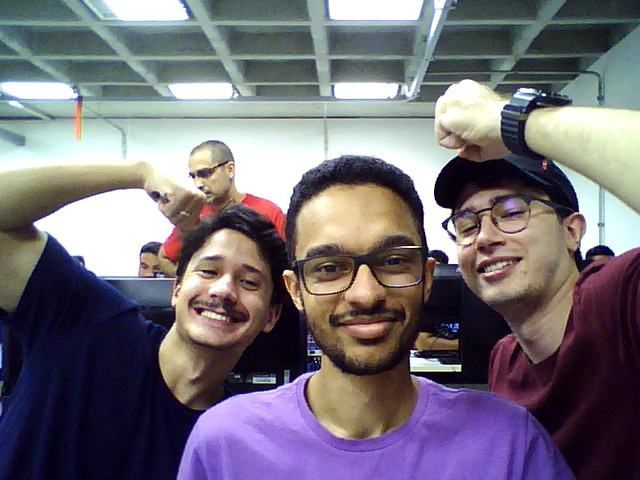
#> input picture lab 5/foto_grupo_2.png, 640 x 480 px
$ jupyter execute --allow-errors 'Lab 5.ipynb'
#> lines starting #> are read from the running program, lines starting #| are printed output that depends on the picture; after the words box and inside, x2 and y2 are one past the last pixel; in counts of white or black regions, pixels touching at a corner belong together
#> (a cell that did not finish here is left out)

#> (a cell that did not finish here is left out)

[cell 3]
import cv2, numpy as np, matplotlib.pyplot as plt

img = cv2.imread('foto_grupo_2.png')
#> img is the input picture: shape (480, 640, 3); mean B, G, R 118.8, 110.3, 115.6
img_rgb = cv2.cvtColor(img, cv2.COLOR_BGR2RGB)

lab = cv2.cvtColor(img, cv2.COLOR_BGR2LAB).astype(np.float32)
L_star = lab[:,:,0]
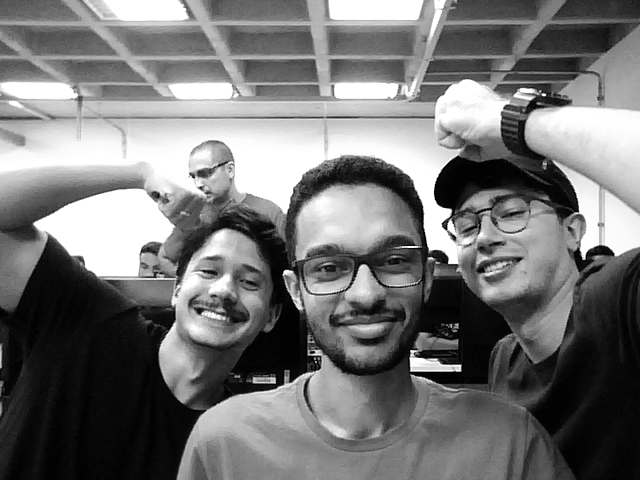
#> L_star: shape (480, 640) float32; min 0, max 255, mean 116.9

ycrcb = cv2.cvtColor(img, cv2.COLOR_BGR2YCrCb)
#> ycrcb: shape (480, 640, 3); mean of channels 0, 1, 2 112.8, 130, 131.4
Y_channel = ycrcb[:,:,0]

fig, axes = plt.subplots(1,3, figsize=(15,5))
axes[0].imshow(img_rgb); axes[0].set_title('Original'); axes[0].axis('off')
axes[1].imshow(L_star, cmap='gray', vmin=0, vmax=100); axes[1].set_title('Canal L* (CIELAB)'); axes[1].axis('off')
axes[2].imshow(Y_channel, cmap='gray', vmin=0, vmax=255); axes[2].set_title('Canal Y (YCbCr)'); axes[2].axis('off')
plt.tight_layout(); plt.show()

#> (a cell that did not finish here is left out)

[cell 5]
img = cv2.imread('foto_grupo_2.png')
img_rgb = cv2.cvtColor(img, cv2.COLOR_BGR2RGB) / 255.0
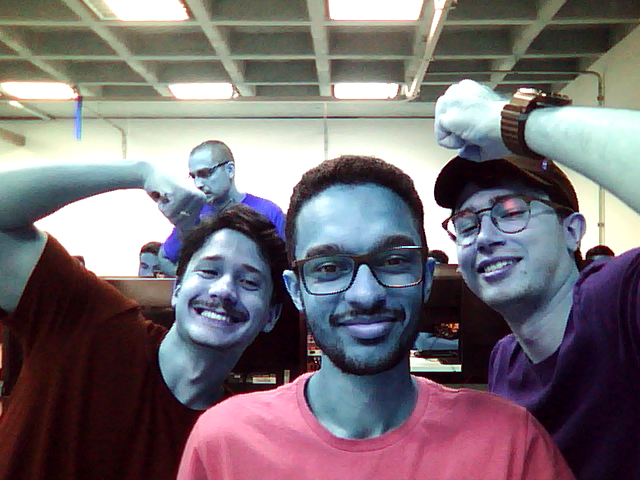
#> img_rgb: shape (480, 640, 3) float64; mean B, G, R 0.453, 0.432, 0.466

gamma = 2.2
img_gamma_inv = np.power(img_rgb, gamma)
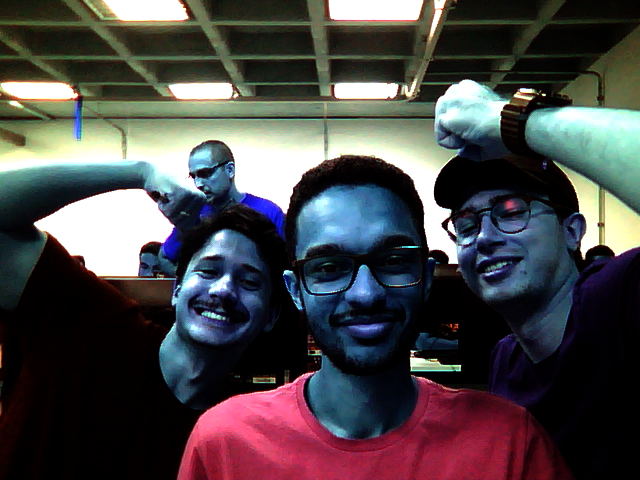
#> img_gamma_inv: shape (480, 640, 3) float64; mean B, G, R 0.286, 0.279, 0.293
img_gamma_inv = np.clip(img_gamma_inv, 0, 1)

fig, axes = plt.subplots(1,2, figsize=(10,5))
axes[0].imshow(img_rgb); axes[0].set_title('Original'); axes[0].axis('off')
axes[1].imshow(img_gamma_inv); axes[1].set_title(f'Gama inversa (γ={gamma})'); axes[1].axis('off')
plt.tight_layout(); plt.show()

#> (a cell that did not finish here is left out)

[cell 7]
img = cv2.imread('grupo1.jpg')
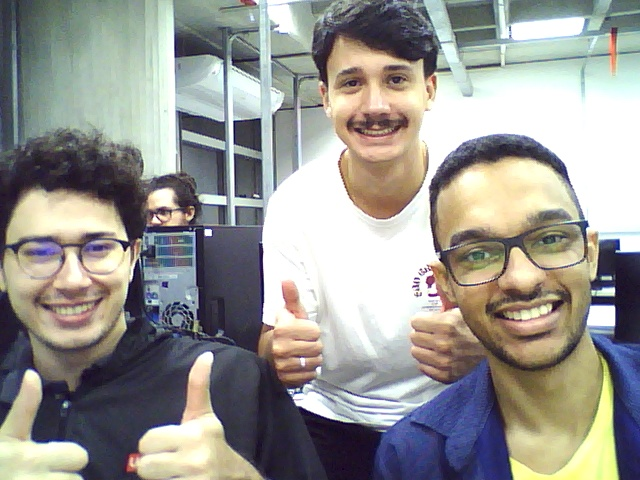
#> input picture lab 5/grupo1.jpg, 640 x 480 px
#> img is the input picture: shape (480, 640, 3); mean B, G, R 146.3, 150.8, 152.1
img_rgb = cv2.cvtColor(img, cv2.COLOR_BGR2RGB)

ycrcb = cv2.cvtColor(img, cv2.COLOR_BGR2YCrCb).astype(np.float32)
ycrcb[:,:,1] = 128.0
ycrcb[:,:,2] = 128.0
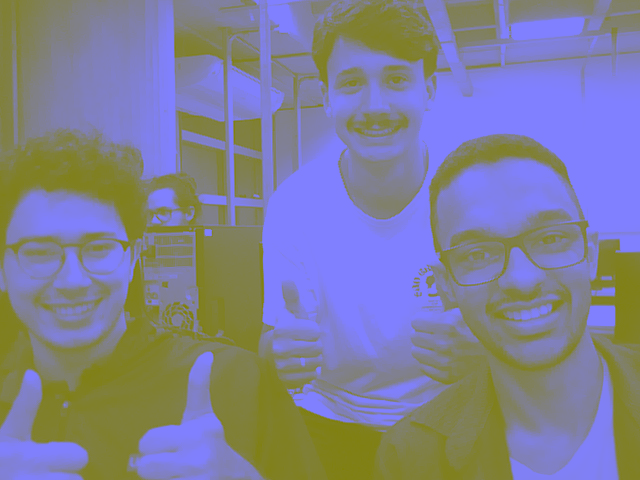
#> ycrcb: shape (480, 640, 3) float32; mean B, G, R 150.8, 128, 128

img_gray = cv2.cvtColor(ycrcb.astype(np.uint8), cv2.COLOR_YCrCb2BGR)
img_gray_rgb = cv2.cvtColor(img_gray, cv2.COLOR_BGR2RGB)

fig, axes = plt.subplots(1,2, figsize=(10,5))
axes[0].imshow(img_rgb); axes[0].set_title('Original'); axes[0].axis('off')
axes[1].imshow(img_gray_rgb); axes[1].set_title('Escala de cinza (Cb=Cr=128)'); axes[1].axis('off')
plt.tight_layout(); plt.show()

#> (a cell that did not finish here is left out)

[cell 9]
img = cv2.imread('grupo1.jpg')
img_rgb = cv2.cvtColor(img, cv2.COLOR_BGR2RGB)

lower_red = np.array([150, 0, 0], dtype=np.uint8)
upper_red = np.array([255, 100, 100], dtype=np.uint8)
mask_rgb = cv2.inRange(img_rgb, lower_red, upper_red)
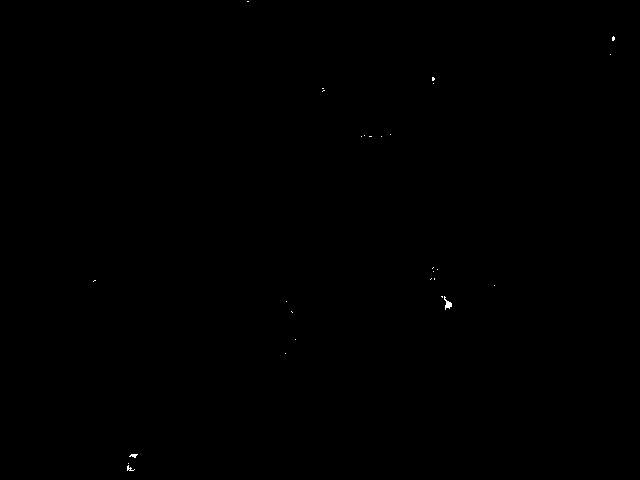
#> mask_rgb: shape (480, 640); 0.05% white in thin lines or dots, all inside (x1, y1, x2, y2) = (93, 1, 615, 471)
seg_rgb = cv2.bitwise_and(img_rgb, img_rgb, mask=mask_rgb)

plt.figure(figsize=(12,4))
plt.subplot(1,3,1); plt.imshow(img_rgb); plt.title('Original'); plt.axis('off')
plt.subplot(1,3,2); plt.imshow(mask_rgb, cmap='gray'); plt.title('Máscara RGB'); plt.axis('off')
plt.subplot(1,3,3); plt.imshow(seg_rgb); plt.title('Segmentação RGB'); plt.axis('off')
plt.show()

[cell 10]
hsv = cv2.cvtColor(img, cv2.COLOR_BGR2HSV)
#> hsv: shape (480, 640, 3); mean H, S, V 68.7, 53.8, 164.2
lower_red1 = np.array([0, 100, 100])
upper_red1 = np.array([10, 255, 255])
lower_red2 = np.array([170, 100, 100])
upper_red2 = np.array([180, 255, 255])

mask1 = cv2.inRange(hsv, lower_red1, upper_red1)
#> mask1: shape (480, 640); 0.55% white; 144 white regions (125 under 20 px), largest, box (x1, y1, x2, y2) and area: (286, 286, 300, 317) 225, (610, 36, 616, 67) 118, (441, 294, 455, 311) 102
mask2 = cv2.inRange(hsv, lower_red2, upper_red2)
#> mask2: shape (480, 640); 0.07% white in thin lines or dots, all inside (x1, y1, x2, y2) = (79, 0, 615, 472)
mask_hsv = cv2.bitwise_or(mask1, mask2)
#> mask_hsv: shape (480, 640); 0.62% white; 149 white regions (127 under 20 px), largest, box (x1, y1, x2, y2) and area: (284, 286, 300, 317) 233, (610, 34, 616, 67) 126, (440, 294, 455, 311) 113
seg_hsv = cv2.bitwise_and(img_rgb, img_rgb, mask=mask_hsv)

plt.figure(figsize=(12,4))
plt.subplot(1,3,1); plt.imshow(img_rgb); plt.title('Original'); plt.axis('off')
plt.subplot(1,3,2); plt.imshow(mask_hsv, cmap='gray'); plt.title('Máscara HSV'); plt.axis('off')
plt.subplot(1,3,3); plt.imshow(seg_hsv); plt.title('Segmentação HSV'); plt.axis('off')
plt.show()

#> (a cell that did not finish here is left out)

[cell 12]
import cv2
import numpy as np

# Referência de branco (luz do dia D65)
target_wp = np.array([1.0, 1.0, 1.0])
source_wp = np.array([0.8, 0.8, 0.5])  # supondo iluminação quente

cap = cv2.VideoCapture(0)
mode = 0  # 0: original, 1: white point, 2: gamma, 3: both

def white_point_correction(img, src, tgt):
    corrected = img * (tgt / src)
    return np.clip(corrected, 0, 1)

def apply_gamma(img, gamma=2.2):
    # correção gama: C_linear^(1/gamma)
    img_corrected = np.power(img, 1.0/gamma)
    return np.clip(img_corrected, 0, 1)

while True:
    ret, frame = cap.read()
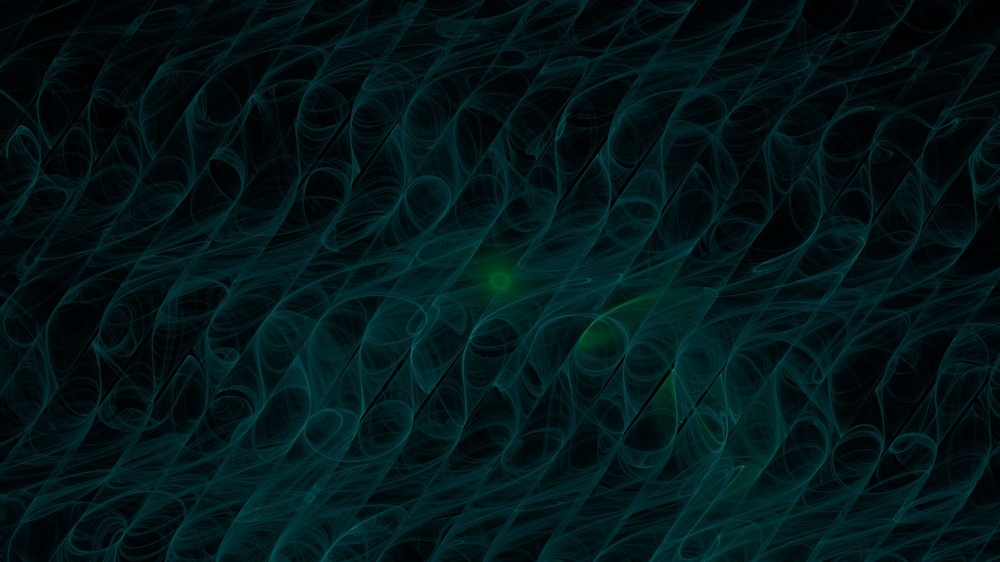
#> input picture images/ANALYTICS.jpg, 1000 x 562 px, shrunk from 2048 x 1152 before the run, given in place of the camera
#> frame is the input picture: shape (562, 1000, 3); mean B, G, R 23.8, 21.5, 2.5
    if not ret:
        break
    frame = cv2.flip(frame, 1)
    img_rgb = cv2.cvtColor(frame, cv2.COLOR_BGR2RGB) / 255.0
#> img_rgb: shape (562, 1000, 3) float64

    if mode == 0:
        out = img_rgb
    elif mode == 1:
        out = white_point_correction(img_rgb, source_wp, target_wp)
    elif mode == 2:
        out = apply_gamma(img_rgb)
    elif mode == 3:
        out = white_point_correction(img_rgb, source_wp, target_wp)
        out = apply_gamma(out)

    out_bgr = cv2.cvtColor((out*255).astype(np.uint8), cv2.COLOR_RGB2BGR)
    cv2.putText(out_bgr, ['Original','Ponto Branco','Gama','Ambos'][mode], (10,30),
                cv2.FONT_HERSHEY_SIMPLEX, 1, (0,255,0), 2)
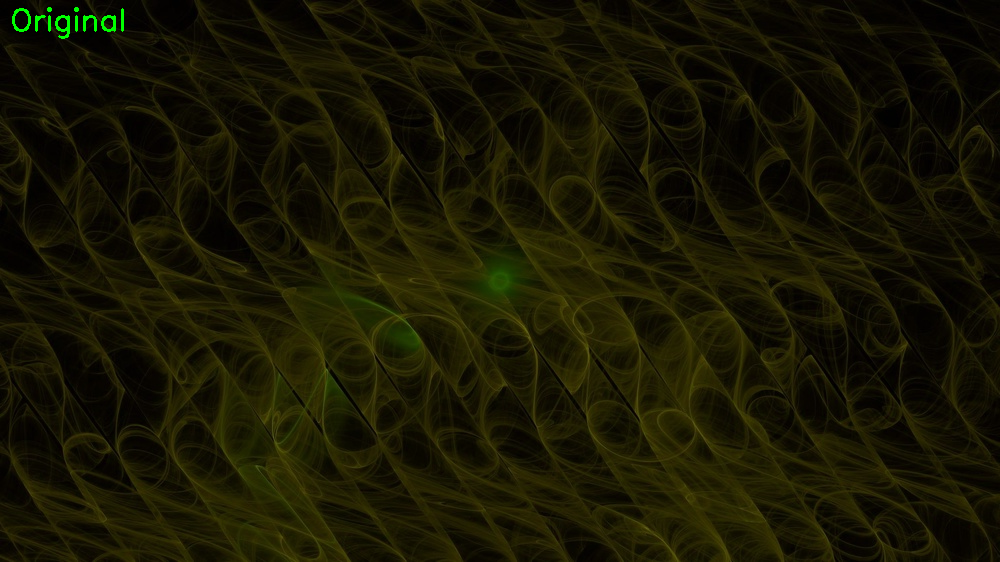
#> out_bgr: shape (562, 1000, 3); mean R, G, B 23.8, 21.9, 2.5
    cv2.imshow('Correção de Cor', out_bgr)

    key = cv2.waitKey(1) & 0xFF
#> (key Esc is pressed here)
    if key == ord('0'): mode = 0
    elif key == ord('1'): mode = 1
    elif key == ord('2'): mode = 2
    elif key == ord('3'): mode = 3
    elif key == 27: break

cap.release()
cv2.destroyAllWindows()

#> (a cell that did not finish here is left out)

[cell 14]
import cv2
import numpy as np

cap = cv2.VideoCapture(0)

# Faixas HSV para verde (exemplo)
lower_green = np.array([40, 50, 50])
upper_green = np.array([80, 255, 255])

while True:
    ret, frame = cap.read()
    if not ret:
        break
    frame = cv2.flip(frame, 1)
    hsv = cv2.cvtColor(frame, cv2.COLOR_BGR2HSV)
#> hsv: shape (562, 1000, 3); mean H, S, V 94.9, 228.9, 24.1

    mask = cv2.inRange(hsv, lower_green, upper_green)
#> mask: shape (562, 1000); 0.29% white; 10 white regions (6 under 20 px), largest, box (x1, y1, x2, y2) and area: (481, 262, 521, 298) 995, (394, 324, 420, 349) 358, (348, 297, 395, 313) 130, (327, 375, 343, 394) 128
    mask = cv2.erode(mask, None, iterations=1)
#> mask: shape (562, 1000); 0.21% white; 5 white regions (2 under 20 px), largest, box (x1, y1, x2, y2) and area: (483, 264, 519, 297) 831, (396, 327, 419, 348) 255, (328, 377, 337, 389) 50
    mask = cv2.dilate(mask, None, iterations=2)
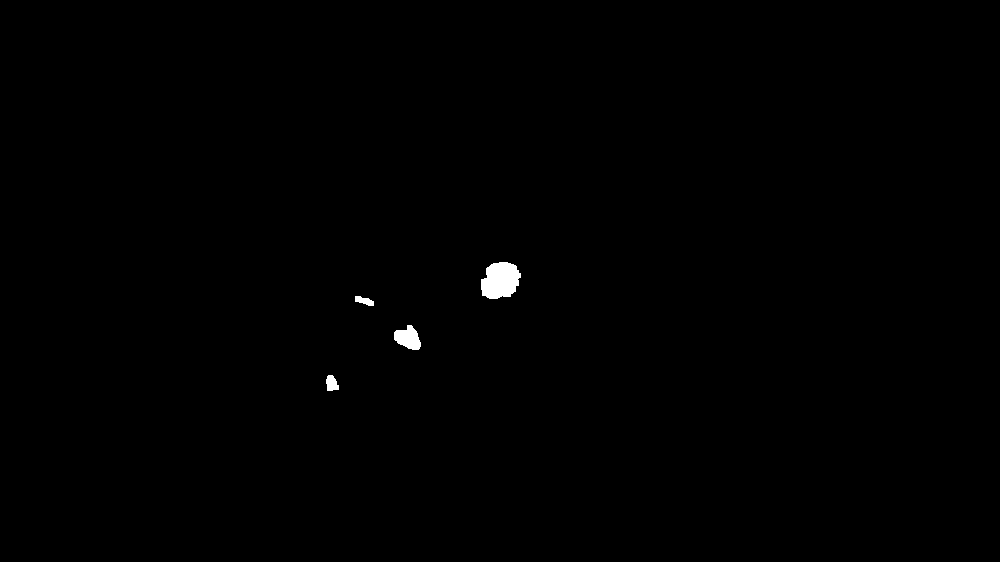
#> mask: shape (562, 1000); 0.33% white; 4 white regions, box (x1, y1, x2, y2) and area: (481, 262, 521, 299) 1142, (394, 325, 421, 350) 450, (326, 375, 339, 391) 156, (355, 296, 374, 306) 118

    result = cv2.bitwise_and(frame, frame, mask=mask)

    # Exibir lado a lado
    vis = np.hstack((frame, result))
    cv2.putText(vis, 'Original', (10,30), cv2.FONT_HERSHEY_SIMPLEX, 0.7, (0,255,0), 2)
    cv2.putText(vis, 'Detectado (verde)', (frame.shape[1]+10,30),
                cv2.FONT_HERSHEY_SIMPLEX, 0.7, (0,255,0), 2)
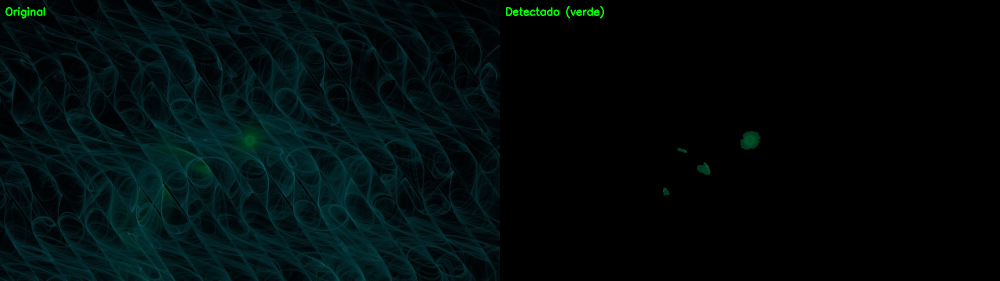
#> vis: shape (562, 2000, 3) (shown at 1/2 size); mean B, G, R 12, 11.3, 1.3
    cv2.imshow('Detecção HSV', vis)

    if cv2.waitKey(1) & 0xFF == 27:
#> (key Esc is pressed here)
        break

cap.release()
cv2.destroyAllWindows()
